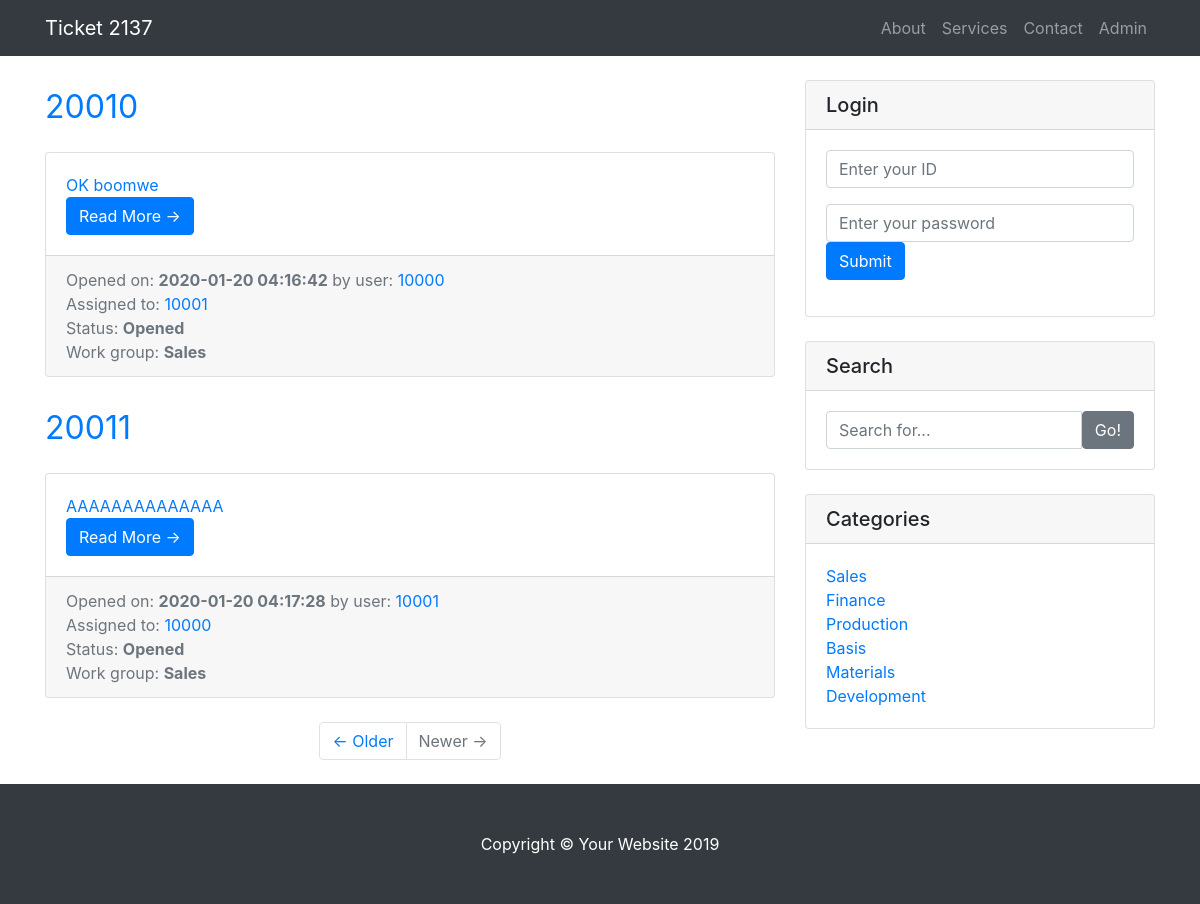
Page /category.php?category=10 on the committed database.
### tables this page shows
CREATE TABLE `ticket` (
  `ID_TICKET` int(5) NOT NULL,
  `OPENED_BY` int(5) NOT NULL,
  `ASSIGNED_TO` int(5) NOT NULL,
  `CREATION_DATE` datetime NOT NULL,
  `UPDATE_DATE` datetime NOT NULL,
  `WORK_GROUP` int(5) NOT NULL,
  `TICKET_STATE` varchar(255) NOT NULL,
  `TICKET_PRIORITY` varchar(255) NOT NULL,
  `SHORT_DESC` text NOT NULL,
  `LONG_DESC` text NOT NULL
);

CREATE TABLE `categories` (
  `ID_CAT` int(5) NOT NULL,
  `CATEGORY` varchar(255) NOT NULL
);

### category.php (the view, shortened to what this page needs)
<?php
include "includes/header.php";
include "includes/navigation.php";
?>
<div class="container">
  <div class="row">
    <div class="col-md-8">
      <?php
      if(isset($_GET['category'])) {
          $ticket_category = $_GET['category'];
      }
      $query = "SELECT * FROM ticket LEFT JOIN categories ON ticket.WORK_GROUP=categories.ID_CAT WHERE work_group = $ticket_category";
      $select_all_tickets = mysqli_query($connection, $query);
      while ($row = mysqli_fetch_assoc($select_all_tickets)) {
        $ID_TICKET = $row['ID_TICKET'];
        $OPENED_BY = $row['OPENED_BY'];
        $ASSIGNED_TO = $row['ASSIGNED_TO'];
        $CREATION_DATE = $row['CREATION_DATE'];
        $CATEGORY = $row['CATEGORY'];
        $TICKET_STATE = $row['TICKET_STATE'];
        $SHORT_DESC = $row['SHORT_DESC'];
      ?>
        <h1 class="my-4">
          <small><a href="ticket.php?p_id=<?php echo $ID_TICKET ?>"><?php echo $ID_TICKET ?></small>
        </h1>
        <div class="card mb-4">
          <div class="card-body">
            <p class="card-text"><?php echo $SHORT_DESC ?></p>
            <a href="ticket.php?p_id=<?php echo $ID_TICKET ?>" class="btn btn-primary">Read More &rarr;</a>
          </div>
          <div class="card-footer text-muted">
            <?php include "includes/search_result.php"; ?>
          </div>
        </div>
      <?php } ?>
      <ul class="pagination justify-content-center mb-4">
        <li class="page-item">
          <a class="page-link" href="#">&larr; Older</a>
        </li>
        <li class="page-item disabled">
          <a class="page-link" href="#">Newer &rarr;</a>
        </li>
      </ul>
    </div>
    <?php include "includes/sidebar.php"; ?>
  </div>
</div>
<?php include "includes/footer.php"; ?>

### includes/search_result.php
Opened on: <strong><?php echo $CREATION_DATE ?></strong>
by user: <a href="#"><?php echo $OPENED_BY ?></a><br>
Assigned to: <a href="#"><?php echo $ASSIGNED_TO ?></a><br>
Status: <strong><?php echo $TICKET_STATE ?></strong><br>
Work group: <strong><?php echo $CATEGORY ?></strong>

### includes/sidebar.php
<div class="col-md-4">
    <div class="card my-4">
        <h5 class="card-header">Login</h5>
        <form action="includes/login.php" method="post">
            <div class="card-body">
                <div class="form-group">
                    <input name="userid" type="text" class="form-control" placeholder="Enter your ID">
                </div>
                <div class="form-group">
                    <input name="password" type="password" class="form-control" placeholder="Enter your password">
                    <span class="input-group-btn">
                        <button type="submit" name="login" class="btn btn-primary">Submit</button>
                    </span>
                </div>
            </div>
        </form>
    </div>
    <div class="card my-4">
        <h5 class="card-header">Search</h5>
        <form action="search.php" method="post">
            <div class="card-body">
                <div class="input-group">
                    <input name="search" type="text" class="form-control" placeholder="Search for...">
                    <span class="input-group-btn">
                        <button name="submit" class="btn btn-secondary" type="submit">Go!</button>
                    </span>
                </div>
            </div>
        </form>
    </div>
    <div class="card my-4">
        <h5 class="card-header">Categories</h5>
        <?php
        $query = "SELECT * FROM categories";
        $select_all_workgroups = mysqli_query($connection, $query);
        ?>
        <div class="card-body">
            <div class="row">
                <div class="col-lg-6">
                    <ul class="list-unstyled mb-0">
                        <?php
                        while ($row = mysqli_fetch_assoc($select_all_workgroups)) {
                            $workgroup_title = $row['CATEGORY'];
                            $cat_id = $row['ID_CAT'];
                            echo "<li><a href='category.php?category=$cat_id'>{$workgroup_title}</a></li>";
                        }
                        ?>
                    </ul>
                </div>
            </div>
        </div>
    </div>
</div>

### css/blog-home.css (style rules this page uses)
body { padding-top: 56px; }

### rows in the picture
ticket: ID_TICKET "20010", SHORT_DESC "OK boomwe", CREATION_DATE "2020-01-20 04:16:42", OPENED_BY "10000", ASSIGNED_TO "10001", TICKET_STATE "Opened", WORK_GROUP.CATEGORY "Sales"
ticket: ID_TICKET "20011", SHORT_DESC "AAAAAAAAAAAAAA", CREATION_DATE "2020-01-20 04:17:28", OPENED_BY "10001", ASSIGNED_TO "10000", TICKET_STATE "Opened", WORK_GROUP.CATEGORY "Sales"
categories: CATEGORY "Sales"
categories: CATEGORY "Finance"
categories: CATEGORY "Production"
categories: CATEGORY "Basis"
categories: CATEGORY "Materials"
categories: CATEGORY "Development"
